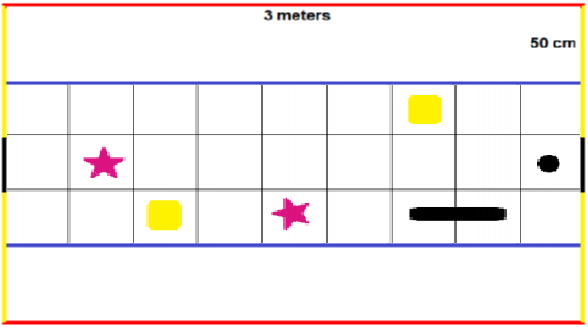
#> input picture Shapes.png, 588 x 327 px, given in place of ., which was not available
$ python ShapeDetection.py -input .
#> lines starting #> are read from the running program, lines starting #| are printed output that depends on the picture; after the words box and inside, x2 and y2 are one past the last pixel; in counts of white or black regions, pixels touching at a corner belong together; pictures that were not available may be replaced by others from this repository, and a replacement may not be noted
import cv2
import numpy as np
import argparse


def read_img():
    ap = argparse.ArgumentParser()
    # Add your images path
    ap.add_argument("-input", type=str,
                    default="C:/Users/Blu-Ray/Desktop/image-stitching-opencv/images/output/finalgrid.png",
                    help="path to input directory of images to stitch")
    args = vars(ap.parse_args())
    frame = cv2.imread(args["input"])
#> frame is the input picture: shape (327, 588, 3); mean B, G, R 236, 237.9, 244.4
    return frame


def shape_color(frame):
    blurred_frame = cv2.GaussianBlur(frame, (5, 5), 0)
    hsv = cv2.cvtColor(blurred_frame, cv2.COLOR_BGR2HSV)
#> hsv: shape (327, 588, 3); mean H, S, V 9.3, 15.7, 247.3
    # COLORS
    # BLUE
    blue_lower = np.array([110, 50, 50])
    blue_upper = np.array([130, 255, 255])
    # ADD MASKS
    mask = cv2.inRange(hsv, blue_lower, blue_upper)
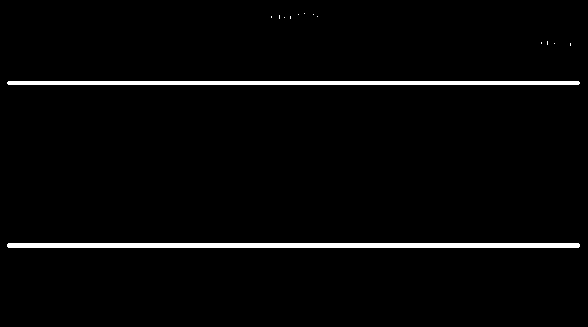
#> mask: shape (327, 588); 2.7% white; 14 white regions (12 under 20 px)
    return mask


def shape_contour(mask, frame):
    x1 = 0
    y1 = 0
    x2 = 0
    y2 = 0
    x3 = 0
    y3 = 0
    x4 = 0
    y4 = 0
    cent, _ = cv2.findContours(mask, cv2.RETR_TREE, cv2.CHAIN_APPROX_NONE)
#> cent = 14 contours, 12 with area under 20; largest, box (x1, y1, x2, y2) and area: (7, 243, 580, 248) 2286, (7, 81, 580, 85) 1714
    for contour in cent:
        area = cv2.contourArea(contour)
        approx = cv2.approxPolyDP(contour, 0.009 * cv2.arcLength(contour, True), True)
        if area > 500:
            cv2.drawContours(frame, [approx], -2, (255, 255, 255), 6)
            n = approx.ravel()
            i = 0
            for j in n:
                if i % 2 == 0:
                    x = n[i]
                    y = n[i + 1]
                if i == 0:
                    if x1 == 0:
                        x1 = x
                        y1 = y
                    else:
                        x2 = x
                        y2 = y
                elif i == 2:
                    if x3 == 0:
                        x3 = x
                        y3 = y
                    else:
                        x4 = x
                        y4 = y
                i = i + 1
#> this loop made 14 passes
#> (area, n) on passes 1 to 2: (2286, [7, 244, 579, 246]), (1714, [7, 82, 579, 83])
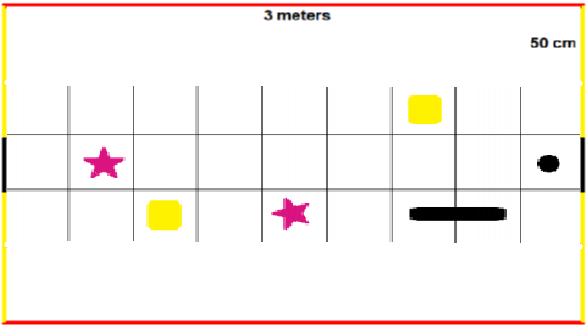
#> frame: shape (327, 588, 3); 2.83% of pixels changed, all inside (x1, y1, x2, y2) = (4, 80, 583, 250)
#> after the loop, x1 = 7; x3 = 579; y1 = 244; y3 = 246
    return x1, x4, y3, y4


def shape_show(mask, frame, x1, x4, y3, y4):
    # res = cv2.bitwise_and(frame, frame, mask=mask)
    cv2.imshow("frame", frame)
    # cv2.imshow("mask", mask)
    # cv2.imshow("res", res)
    cropped_image = frame[y4:y3, x1:x4]
    cv2.imshow("cropped", cropped_image)
    return cropped_image


def cropped_dim(cropped_image):
    # get dimension of cropped image for only once`
    dimensions = cropped_image.shape
    # height and width in image
    height = cropped_image.shape[0]
    width = cropped_image.shape[1]
    print('Image Dimension    : ', dimensions)
    print('Image Height       : ', height)
    print('Image Width        : ', width)
    return height, width


def make_grid(r, c):
    grid = np.ones((r, c, 3)) * 255

    for i in range(0, r, r // 3):
        cv2.line(grid, (0, i), (c, i), (0, 0, 0), 2)

    for j in range(0, c, c // 9):
        cv2.line(grid, (j, 0), (j, r), (0, 0, 0), 2)

    return grid


def mask_cropped(cropped_image, height, width):
    # calculate every square in grid
    h = int(height / 3)
    w = int(width / 9)
    blurred_frame = cv2.GaussianBlur(cropped_image, (5, 5), 0)
    hsv = cv2.cvtColor(blurred_frame, cv2.COLOR_BGR2HSV)
    # COLORS
    # BLACK = 1
    black_lower = np.array([0, 0, 0])
    black_upper = np.array([255, 255, 80])
    # YELLOW = 2
    yellow_lower = np.array([0, 245, 0])
    yellow_upper = np.array([255, 255, 255])
    # RED = 3
    red_lower = np.array([100, 100, 0])
    red_upper = np.array([255, 255, 255])

    # ADD MASKS
    l = []
    mask_black = cv2.inRange(hsv, black_lower, black_upper)
    mask_yellow = cv2.inRange(hsv, yellow_lower, yellow_upper)
    mask_red = cv2.inRange(hsv, red_lower, red_upper)
    color_mask(mask_black, cropped_image, l, h, w, 1, w, h)
    color_mask(mask_yellow, cropped_image, l, h, w, 2, w, h)
    color_mask(mask_red, cropped_image, l, h, w, 3, w, h)
    print(l)
    cv2.imshow(" mask cropped ", cropped_image)
    # cv2.imshow("yellow",mask_yellow)

    return l


def color_mask(mask, cropped_image, l, h, w, color, w1, h1):
    font = cv2.FONT_HERSHEY_COMPLEX
    cent, _ = cv2.findContours(mask, cv2.RETR_TREE, cv2.CHAIN_APPROX_NONE)
    l1=[]
    #print(w1,h1)
    for c in cent:
        area = cv2.contourArea(c)
        approx = cv2.approxPolyDP(c, 0.009 * cv2.arcLength(c, True), True)
        # compute the center of the contour
        if area > 100:
            M = cv2.moments(c)
            n = approx.ravel()
            i = 0
            xT,yT,wT,hT=cv2.boundingRect(c)
            #print(xT,yT,wT,hT)
            if(wT>w):
                print(xT, yT, wT, hT)
                for j in n:
                    if (i % 2 == 0):
                        x = n[i]
                        y = n[i + 1]
                    i = i + 1
                cXT1 = xT
                cYT1 = yT
                cXT2 = xT+wT
                cYT2 = yT
                # print(cX, cY)
                cv2.circle(cropped_image, (cXT1, cYT1), 3, (0, 100, 255), -1)
                xT1 = int(cXT1 / w)
                yT1 = int(cYT1 / h)
                cor = [xT1, yT1, 4]
                l.append(cor)
                cv2.circle(cropped_image, (cXT2, cYT2), 3, (0, 100, 255), -1)
                xT2 = int(cXT2 / w)
                yT2 = int(cYT2 / h)
                cor = [xT2, yT2, 4]
                l.append(cor)
            else:
                for j in n:
                    if (i % 2 == 0):
                        x = n[i]
                        y = n[i + 1]
                    i = i + 1
                cX = int(M["m10"] / M["m00"])
                cY = int(M["m01"] / M["m00"])
                # print(cX, cY)
                cv2.circle(cropped_image, (cX, cY), 3, (0, 100, 255), -1)
                x1 = int(cX / w)
                y1 = int(cY / h)
                cor = [x1, y1, color]
                l.append(cor)
                #print(area)
            cv2.drawContours(cropped_image, [approx], -1, (0, 255, 0), 2)
    return l


def grid_dim(grid):
    dimensions = grid.shape
    # height and width in image
    height = grid.shape[0]
    width = grid.shape[1]
    '''
    print('Grid Dimension    : ', dimensions)
    print('Grid Height       : ', height)
    print('Grid Width        : ', width)
    '''
    return height, width


def grid_in_draw(grid, l, height, width):
    h = int(height / 3)
    w = int(width / 9)
    radius = 30
    thickness = 2
    for i in l:
        x, y = i[:2]
        c = i[2]
        center_coordinates = (int((x * w) + (w / 2)), int((y * h) + (h / 2)))
        #print(c)
        if c == 1:
            color = (0, 128, 0)
        elif c == 2:
            color = (0,255,255)
        elif c == 3:
            color = (255, 0, 0)
        elif c == 4:
            color = (0, 0, 255)


        cv2.circle(grid, center_coordinates, radius, color, thickness)
    return grid


def show_grid(grid):
    cv2.imshow("Grid", grid)
    cv2.waitKey(0)
    cv2.destroyAllWindows()
    return 0


# MAIN
f = read_img()
m = shape_color(f)
x1, x2, y1, y2 = shape_contour(m, f)
#> x1 = 7; x2 = 579; y1 = 246; y2 = 83
cropped = shape_show(m, f, x1, x2, y1, y2)
h, w = cropped_dim(cropped)
#| Image Dimension    :  (163, 572, 3)
#| Image Height       :  163
#| Image Width        :  572
#> h = 163; w = 572
l = mask_cropped(cropped, h, w)
#> in mask_cropped, `h = int(height / 3)`: h = 54
#> in mask_cropped, `w = int(width / 9)`: w = 63
#> in mask_cropped, `hsv = cv2.cvtColor(blurred_frame, cv2.COLOR_BGR2HSV)`: hsv: shape (163, 572, 3); mean H, S, V 4.2, 8, 243.9
#> in mask_cropped, `mask_black = cv2.inRange(hsv, black_lower, black_upper)`: mask_black: shape (163, 572); 1.6% white; 2 white regions, box (x1, y1, x2, y2) and area: (403, 124, 499, 138) 1201, (531, 73, 552, 89) 264
#> in mask_cropped, `mask_yellow = cv2.inRange(hsv, yellow_lower, yellow_upper)`: mask_yellow: shape (163, 572); 1.6% white; 2 white regions, box (x1, y1, x2, y2) and area: (403, 14, 433, 39) 732, (143, 119, 172, 145) 732
#> in mask_cropped, `mask_red = cv2.inRange(hsv, red_lower, red_upper)`:
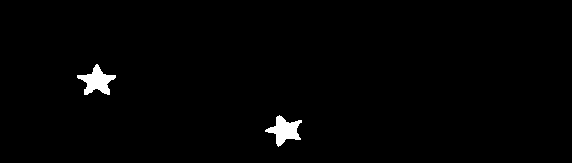
#> mask_red: shape (163, 572); 1.2% white; 2 white regions
#> in color_mask, `font = cv2.FONT_HERSHEY_COMPLEX`: font = 3
#> in color_mask, `cent, _ = cv2.findContours(mask, cv2.RETR_TREE, cv2.CHAIN_APPROX_NONE)`: cent = 2 contours; box (x1, y1, x2, y2) and area: (403, 124, 499, 138) 1099, (531, 73, 552, 89) 237
#> the loop in color_mask, `for c in cent:` made 2 passes
#> (area, xT, yT, wT, hT, cXT1, cYT1) on pass 1: (1099, 403, 124, 96, 14, 403, 124)
#> (area, xT, yT, wT, hT, cX, cY) on pass 2: (237, 531, 73, 21, 16, 541, 80)
#| 403 124 96 14
#> after the loop in color_mask, `for c in cent:`: cropped_image: shape (163, 572, 3); mean B, G, R 237, 242.9, 243.5
#> after the loop in color_mask, `for c in cent:`: l = [[6, 2, 4], [7, 2, 4], [8, 1, 1]]
#> call 2 of color_mask, with h = 54, w = 63, color = 2, w1 = 63, h1 = 54
#> in color_mask (call 2), `cent, _ = cv2.findContours(mask, cv2.RETR_TREE, cv2.CHAIN_APPROX_NONE)`: cent = 2 contours; box (x1, y1, x2, y2) and area: (143, 119, 172, 145) 683, (403, 14, 433, 39) 682
#> the loop in color_mask (call 2), `for c in cent:` made 2 passes
#> (area, xT, yT, wT, hT, cX, cY) on passes 1 to 2: (683, 143, 119, 29, 26, 156, 131), (682, 403, 14, 30, 25, 417, 26)
#> after the loop in color_mask (call 2), `for c in cent:`:
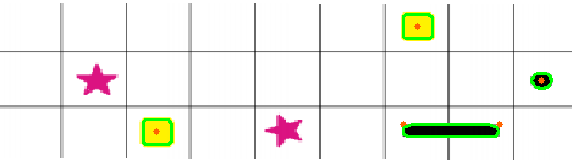
#> cropped_image: shape (163, 572, 3); mean B, G, R 237, 242.9, 241.9
#> after the loop in color_mask (call 2), `for c in cent:`: l = [[6, 2, 4], [7, 2, 4], [8, 1, 1], [2, 2, 2], [6, 0, 2]]
#> call 3 of color_mask, with h = 54, w = 63, color = 3, w1 = 63, h1 = 54
#> in color_mask (call 3), `cent, _ = cv2.findContours(mask, cv2.RETR_TREE, cv2.CHAIN_APPROX_NONE)`: cent = 2 contours; box (x1, y1, x2, y2) and area: (77, 64, 116, 95) 515, (265, 115, 302, 147) 504
#> the loop in color_mask (call 3), `for c in cent:` made 2 passes
#> (area, xT, yT, wT, hT, cX, cY) on passes 1 to 2: (504, 265, 115, 37, 32, 284, 130), (515, 77, 64, 39, 31, 96, 80)
#> after the loop in color_mask (call 3), `for c in cent:`:
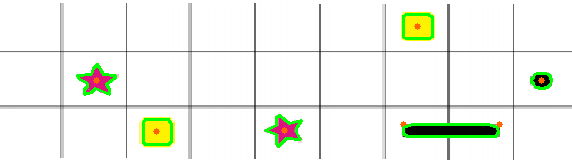
#> cropped_image: shape (163, 572, 3); 0.84% of pixels changed, all inside (x1, y1, x2, y2) = (76, 63, 303, 148)
#> after the loop in color_mask (call 3), `for c in cent:`: l = [[6, 2, 4], [7, 2, 4], [8, 1, 1], [2, 2, 2], [6, 0, 2], [4, 2, 3], [1, 1, 3]]
g = make_grid(300, 900)
#> after the loop in make_grid, `for i in range(0, r, r // 3):`: grid: shape (300, 900, 3) float64; 97.3% white; 3 black regions, box (x1, y1, x2, y2) and area: (0, 99, 900, 102) 2700, (0, 199, 900, 202) 2700, (0, 0, 900, 2) 1800
#> after the loop in make_grid, `for j in range(0, c, c // 9):`:
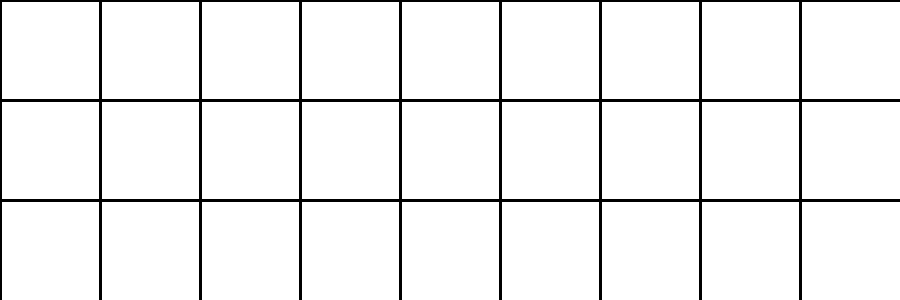
#> grid: shape (300, 900, 3) float64; 94.5% white; 1 black region, box (x1, y1, x2, y2) and area: (0, 0, 900, 300) 14792
hg, wg = grid_dim(g)
#> hg = 300; wg = 900
newG = grid_in_draw(g, l, hg, wg)
#> in grid_in_draw, `h = int(height / 3)`: h = 100
#> the loop in grid_in_draw, `for i in l:` made 7 passes
#> (x, y, c, center_coordinates, color) on passes 1 to 7: (6, 2, 4, (650, 250), (0, 0, 255)), (7, 2, 4, (750, 250), (0, 0, 255)), (8, 1, 1, (850, 150), (0, 128, 0)), (2, 2, 2, (250, 250), (0, 255, 255)), (6, 0, 2, (650, 50), (0, 255, 255)), (4, 2, 3, (450, 250), (255, 0, 0)), (1, 1, 3, (150, 150), (255, 0, 0))
#> after the loop in grid_in_draw, `for i in l:`: grid: shape (300, 900, 3) float64; 1.46% of pixels changed, all inside (x1, y1, x2, y2) = (119, 19, 882, 282)
show_grid(newG)
#> in show_grid, `cv2.imshow("Grid", grid)`:
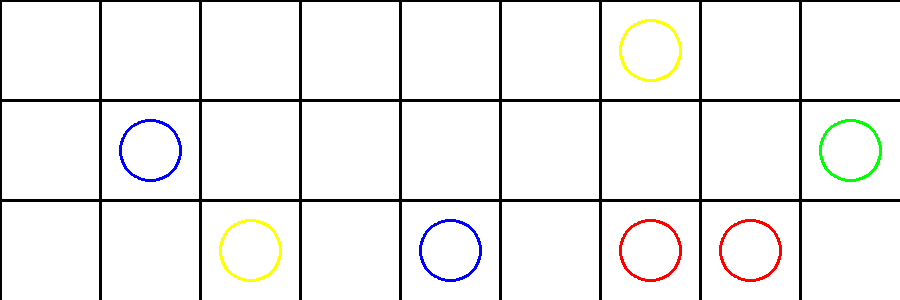
#> window 'Grid': shape (300, 900, 3); mean B, G, R 238.4, 238.9, 239.4
